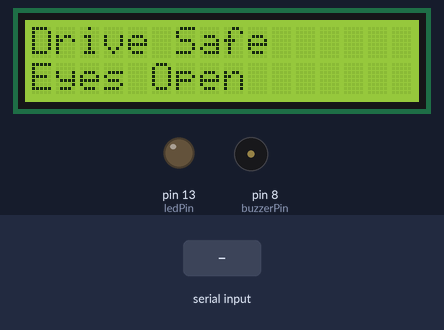
Simulated run of this sketch. Board: Arduino Uno, built with avr-gcc and run on an emulated ATmega328P. Parts: 16×2 character LCD, output pins drawn as LEDs (lit = HIGH), buzzer (waves = sounding, pin HIGH). The inputs (shaded band) are chosen by the test bench.

Above: at 3.0 s.
3.1 s: "a" received over Serial
At 3.5 s:
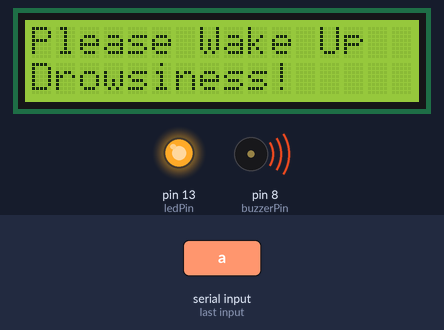
4.6 s: "b" received over Serial
At 5.8 s:
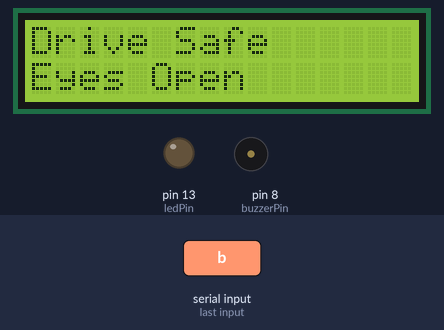
Timing chart, 0 to 7.6 s (numbered marks = the images above; inputs shaded):
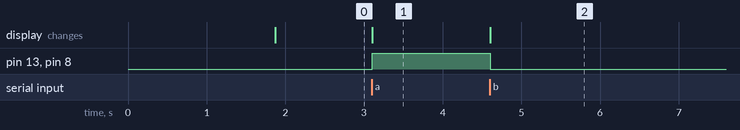

The sketch:

Driver_Sleep_Detection_System_Arduino.ino
```cpp
#include <LiquidCrystal.h>

// 16x2 parallel LCD: RS, E, D4, D5, D6, D7
LiquidCrystal lcd(2, 3, 4, 5, 6, 7);

const int buzzerPin = 8;
const int ledPin = 13;

// Python sends 'a' when drowsy/sleeping and 'b' when active.
char driverStatus = 'b';

void showActiveMessage() {
  lcd.clear();
  lcd.setCursor(0, 0);
  lcd.print("Drive Safe");
  lcd.setCursor(0, 1);
  lcd.print("Eyes Open");
}

void showDrowsyMessage() {
  lcd.clear();
  lcd.setCursor(0, 0);
  lcd.print("Please Wake Up");
  lcd.setCursor(0, 1);
  lcd.print("Drowsiness!");
}

void setup() {
  Serial.begin(9600);

  pinMode(buzzerPin, OUTPUT);
  pinMode(ledPin, OUTPUT);
  digitalWrite(buzzerPin, LOW);
  digitalWrite(ledPin, LOW);

  lcd.begin(16, 2);
  lcd.setCursor(0, 0);
  lcd.print("Driver Sleep");
  lcd.setCursor(0, 1);
  lcd.print("Detection System");
  delay(1800);

  showActiveMessage();
}

void loop() {
  while (Serial.available() > 0) {
    char incoming = Serial.read();

    if (incoming == 'a' && driverStatus != 'a') {
      driverStatus = 'a';
      showDrowsyMessage();
      digitalWrite(buzzerPin, HIGH);
      digitalWrite(ledPin, HIGH);
    }
    else if (incoming == 'b' && driverStatus != 'b') {
      driverStatus = 'b';
      showActiveMessage();
      digitalWrite(buzzerPin, LOW);
      digitalWrite(ledPin, LOW);
    }
  }
}
```

Measured:
- after the input at 3.1 s, pin 13 (ledPin), pin 8 (buzzerPin): LOW → HIGH at once; the display: changes at once (image 1)
- after the input at 4.6 s, pin 13 (ledPin), pin 8 (buzzerPin): HIGH → LOW at once; the display: changes at once (image 2)
